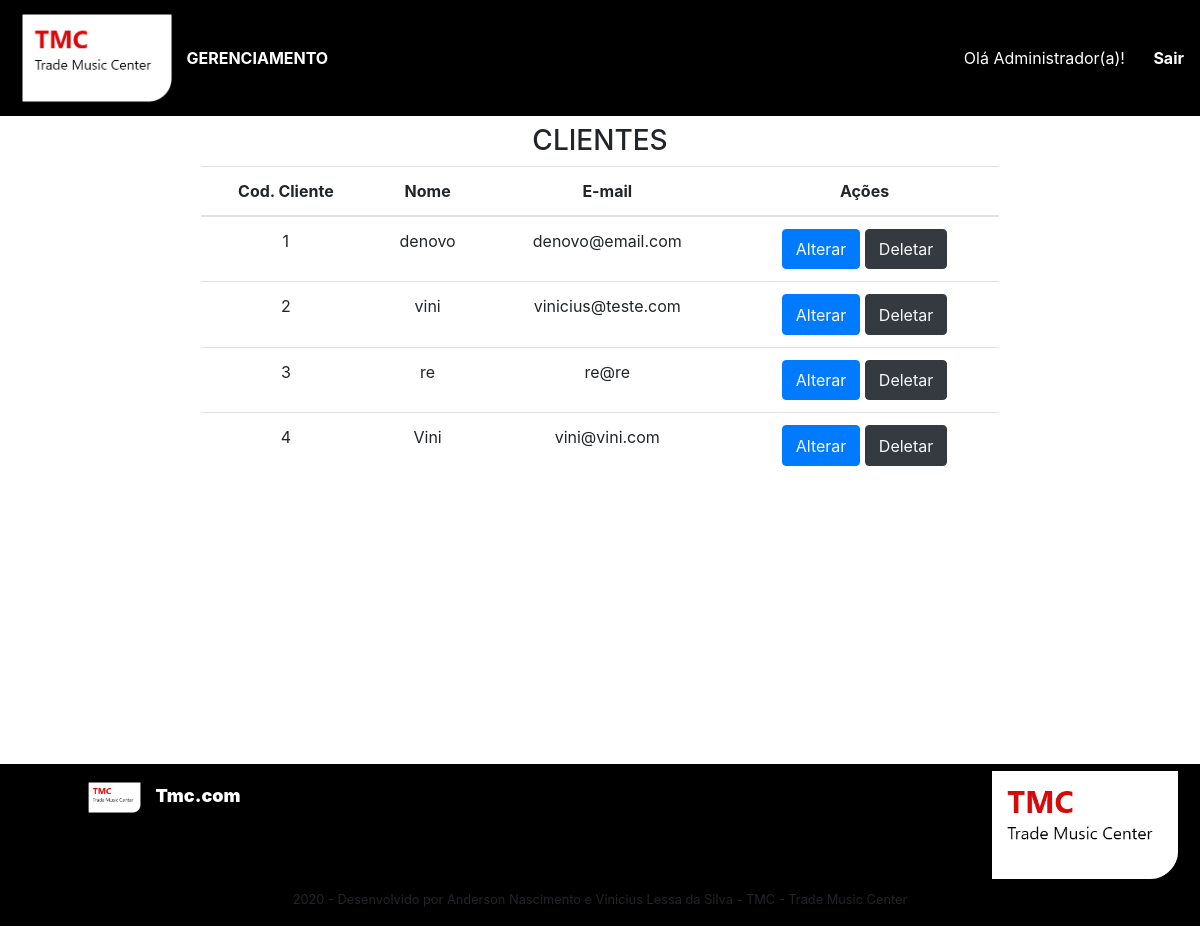
Page /Views/adm/adm-alterarCliente.php on the committed database.
### tables this page shows
CREATE TABLE `cliente` (
  `cod_cliente` int(11) NOT NULL,
  `nome_cliente` varchar(150) NOT NULL,
  `telefone` varchar(15) DEFAULT NULL,
  `cpf` varchar(13) DEFAULT NULL,
  `email` varchar(100) DEFAULT NULL,
  `senha` varchar(255) DEFAULT NULL,
  `logradouro` varchar(255) DEFAULT NULL,
  `numero` varchar(9) DEFAULT NULL,
  `uf` varchar(2) DEFAULT NULL,
  `cep` varchar(10) DEFAULT NULL
);

### Models/m_cliente.php (called while the page is built, shortened)
<?php
function listarClientes($conn)
{
  $sql = 'SELECT cod_cliente, nome_cliente, email FROM cliente';
  $stmt = $conn->prepare($sql);
  $stmt->execute();
  $result = $stmt->get_result()->fetch_all(MYSQLI_ASSOC);
  return $result;
}

### Controllers/c_cliente.php (called while the page is built, shortened)
<?php
$conn = require SITE_PATH . '/Models/conexao.php';
include SITE_PATH . '/Models/m_cliente.php';
if (isset($listarClientes)) {
    $listarClientes = listarClientes($conn);
}

### Views/adm/adm-alterarCliente.php (the view, shortened to what this page needs)
<?php
  require SITE_PATH . '/Controllers/c_cliente.php';
?>
<!DOCTYPE html>
<html lang="pt-br">
<head>
  <link rel="stylesheet" href="<?php echo SITE_URL ?>/css/bootstrap.min.css">
  <link rel="stylesheet" href="<?php echo SITE_URL ?>/css/styles.css">
  <link rel="stylesheet" href="https://cdnjs.cloudflare.com/ajax/libs/font-awesome/5.11.2/css/all.css">
</head>
<body>
  <?php require SITE_PATH . '/includes/menu-adm.php'; ?>
  <main class="min-h-75">
    <div class="container">
      <div class="row justify-content-md-center">
        <h1 class="h3 pt-2">CLIENTES</h1>
      </div>
      <div class="row justify-content-md-center">
        <table class="table text-center " style="width: 70%">
          <thead>
            <tr>
              <th scope="col-1">Cod. Cliente</th>
              <th scope="col-4">Nome</th>
              <th scope="col-2">E-mail</th>
              <th scope="col-2">Ações</th>
            </tr>
          </thead>
          <tbody>
            <?php foreach ($listarClientes as  $linha) { ?>
              <tr>
                <td><?php echo $linha['cod_cliente'] ?>
                </td>
                <td><?php echo $linha['nome_cliente'] ?>
                </td>
                <td><?php echo $linha['email'] ?>
                </td>
                <td>
                  <button type="button" class="btn btn-primary"><a class="btn text-light p-0" href="<?php echo SITE_URL ?>/Views/adm/alter-cliente.php?cod_cliente=<?php echo $linha['cod_cliente']; ?>" role="button">Alterar</a></button>
                  <button type="button" class="btn btn-dark">   <a class="btn text-light p-0" href="<?php echo SITE_URL ?>/Views/adm/delete-cli.php?cod_cliente=<?php echo $linha['cod_cliente']; ?>" role="button">Deletar</a></button>
                </td>
              </tr>
            <?php } ?>
          </tbody>
        </table>
      </div>
    </div>
  </main>
  <?php require SITE_PATH . '/includes/footer-adm.php'; ?>
</body>
</html>

### css/styles.css (style rules this page uses)
html, body { margin: 0; padding: 0; height: 100%; }
.min-h-75 { min-height: 75vh; }

### rows in the picture
cliente: cod_cliente "1", nome_cliente "denovo", email "denovo@email.com"
cliente: cod_cliente "2", nome_cliente "vini", email "vinicius@teste.com"
cliente: cod_cliente "3", nome_cliente "re", email "re@re"
cliente: cod_cliente "4", nome_cliente "Vini", email "vini@vini.com"
